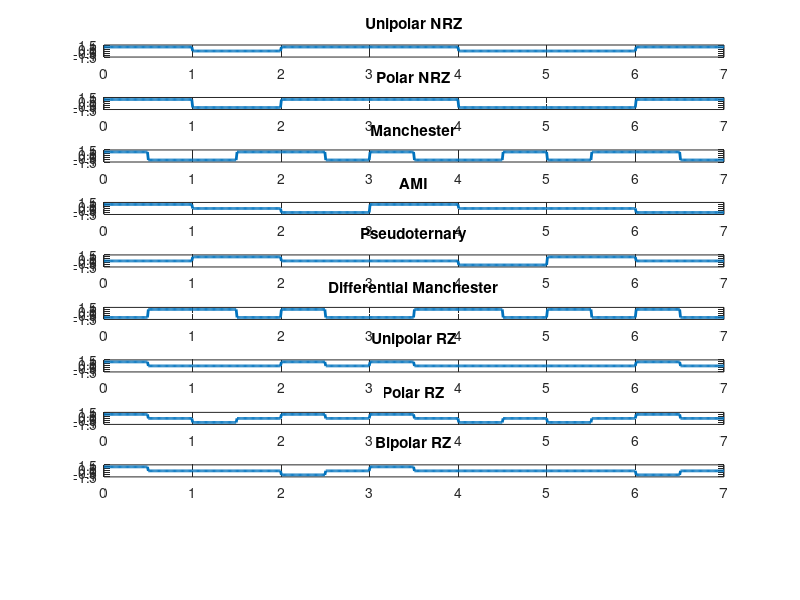

MATLAB code to generate this figure: (Note: this script raises an error after producing the figure.)
clc;
clear all;
close all;

% Define the binary data sequence
data = [1 0 1 1 0 0 1];

% Define the time vector
t = linspace(0, length(data), length(data) * 100);

% Unipolar NRZ
unipolar_nrz = repelem(data, 100);

% Polar NRZ
polar_nrz = repelem(2*data - 1, 100);

% Manchester
manchester = zeros(1, length(data) * 100);
for i = 1:length(data)
    if data(i) == 1
        manchester((i-1)*100+1:(i-1)*100+50) = 1;
        manchester((i-1)*100+51:i*100) = -1;
    else
        manchester((i-1)*100+1:(i-1)*100+50) = -1;
        manchester((i-1)*100+51:i*100) = 1;
    end
end

% Differential Manchester
diff_manchester = zeros(1, length(data) * 100);
last_level = -1;
for i = 1:length(data)
    if data(i) == 1
        diff_manchester((i-1)*100+1:(i-1)*100+50) = last_level;
        last_level = -last_level;
        diff_manchester((i-1)*100+51:i*100) = last_level;
    else
        diff_manchester((i-1)*100+1:(i-1)*100+50) = last_level;
        diff_manchester((i-1)*100+51:i*100) = -last_level;
    end
end

% AMI
ami = zeros(1, length(data)*100);
last_polarity = -1;
for i = 1:length(data)
    if data(i) == 1
        last_polarity = -last_polarity;
        ami((i-1)*100+1:i*100) = last_polarity;
    end
end

% Pseudoternary
pseudoternary = zeros(1, length(data)*100);
last_polarity = -1;
for i = 1:length(data)
    if data(i) == 0
        last_polarity = -last_polarity;
        pseudoternary((i-1)*100+1:i*100) = last_polarity;
    end
end

% Unipolar RZ
unipolar_rz = zeros(1, length(data) * 100);
for i = 1:length(data)
    if data(i) == 1
        unipolar_rz((i-1)*100+1:(i-1)*100+50) = 1;
    end
end

% Polar RZ
polar_rz = zeros(1, length(data) * 100);
for i = 1:length(data)
    if data(i) == 1
        polar_rz((i-1)*100+1:(i-1)*100+50) = 1;
    else
        polar_rz((i-1)*100+1:(i-1)*100+50) = -1;
    end
end

% Bipolar RZ
bipolar_rz = zeros(1, length(data) * 100);
last_polarity = -1;
for i = 1:length(data)
    if data(i) == 1
        last_polarity = -last_polarity;
        bipolar_rz((i-1)*100+1:(i-1)*100+50) = last_polarity;
    end
end

% Plot the waveforms
figure;
subplot(10,1,1);
plot(t, unipolar_nrz, 'LineWidth', 2);
title('Unipolar NRZ');
ylim([-1.5 1.5]);

subplot(10,1,2);
plot(t, polar_nrz, 'LineWidth', 2);
title('Polar NRZ');
ylim([-1.5 1.5]);

subplot(10,1,3);
plot(t, manchester, 'LineWidth', 2);
title('Manchester');
ylim([-1.5 1.5]);

subplot(10,1,4);
plot(t, ami, 'LineWidth', 2);
title('AMI');
ylim([-1.5 1.5]);

subplot(10,1,5);
plot(t, pseudoternary, 'LineWidth', 2);
title('Pseudoternary');
ylim([-1.5 1.5]);

subplot(10,1,6);
plot(t, diff_manchester, 'LineWidth', 2);
title('Differential Manchester');
ylim([-1.5 1.5]);

subplot(10,1,7);
plot(t, unipolar_rz, 'LineWidth', 2);
title('Unipolar RZ');
ylim([-1.5 1.5]);

subplot(10,1,8);
plot(t, polar_rz, 'LineWidth', 2);
title('Polar RZ');
ylim([-1.5 1.5]);

subplot(10,1,9);
plot(t, bipolar_rz, 'LineWidth', 2);
title('Bipolar RZ');
ylim([-1.5 1.5]);

% Function to find the maximum number of consecutive ones

% Function to find the maximum number of consecutive ones
function [max_ones,max_zeros] = find_max_consecutive_ones(signal)
    max_ones = 0;
    max_zeros = 0;
    current_ones = 0;
    current_zeros = 0;
    bit_interval = inf;
    last_transition = -1;

    % Find the bit interval
    count=0;
    bit_interval=100000;
    var=1;
    for i = 1:length(signal)-1
        if signal(i) == 1 && signal(i+1)==-1
            var=0;
        end
        if signal(i) == -1 && signal(i+1)==1
            var=1;
        end
        
        if var==0
            count=count+1;
        else
           
            if bit_interval>count && count~=0
                bit_interval=count;
                
            end
            count=0;
        end
    end
    
    
    
    % Reset variables for counting consecutive ones and zeros
    max_ones = 0;
    max_zeros = 0;
    current_ones = 0;
    current_zeros = 0;
    
    % Count consecutive ones and zeros using the bit interval
    for i = 1:bit_interval:length(signal)
        if signal(i) == 1
            current_ones = current_ones + 1;
            current_zeros = 0;
            if current_ones > max_ones
                max_ones = current_ones;
            end
        else
            current_zeros = current_zeros + 1;
            current_ones = 0;
            if current_zeros > max_zeros
                max_zeros = current_zeros;
            end
        end
    end
   
end

% Function to differentiate coding scheme
function coding_scheme = differentiate_coding(signal, epsilon, alpha, beta, papr)
    % Initialize variables
    level = 0;
    negative_values = false;
    zero_levels = false;

    % Determine the level for each sample
    for i = 1:length(signal)
        if signal(i) == 1 - epsilon
            level = 1;
        elseif signal(i) == 0 + epsilon
            level = 0;
        elseif signal(i) == -1
            level = -1;
        end

        % Update flags
        negative_values = negative_values || (level == -1);
        zero_levels = zero_levels || (level == 0);
    end
    
    % Determine coding scheme based on flags and PAPR
    [max_ones,max_zeros] = find_max_consecutive_ones(signal);
    if negative_values && zero_levels
        if papr == alpha
            coding_scheme = 'bipolar RZ';
        else
            if max_ones == 1
                if max_zeros==0
                    coding_scheme = 'polar RZ';
                else
                    coding_scheme = 'AMI or pseudoternary';
                end
            else
                coding_scheme = 'bipolar NRZ';
            end
        end
    elseif negative_values && ~zero_levels
        if max_ones <= 2
            coding_scheme = 'Manchester or Differential Manchester';
        else
            coding_scheme = 'polar NRZ';
        end
    elseif ~negative_values
        if papr > alpha
            coding_scheme = 'unipolar NRZ';
        else
            coding_scheme = 'unipolar RZ';
        end
    end
end


% Function to calculate PAPR
function papr = calculate_papr(signal)
    papr = max(signal.^2) / mean(signal.^2);
end

% Example usage
inputSignal = pseudoternaryZ; % Your input signal
PAPR = calculate_papr(inputSignal);
epsilon = 0; % Threshold for level decision
alpha = 0.25; % Threshold for PAPR comparison
beta = 2; % Threshold for consecutive 1's or 0's

coding_scheme = differentiate_coding(inputSignal, epsilon, alpha, beta, 1/PAPR);
disp(['Detected coding scheme: ', coding_scheme]);